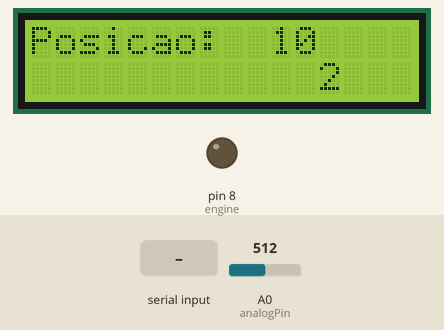
Bench run of a sketch on a simulated Arduino Uno, built with avr-gcc and run on an emulated ATmega328P. Parts: 16×2 character LCD, output pins drawn as LEDs (lit = HIGH). Inputs (shaded band) come from the test bench; at power-on: A0 (analogPin) = 512. What the sketch prints to the serial monitor is not drawn.

Above: at 1.2 s.
1.3 s: "90,45\n" received over Serial
At 2.11 s:
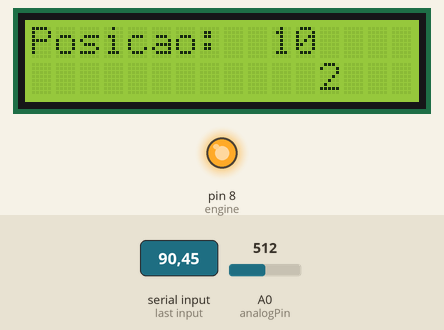
3.6 s: A0 (analogPin) set to 490
At 4.9 s:
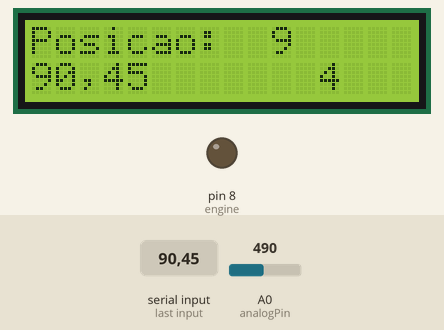
6.6 s: A0 (analogPin) set to 306
At 7.8 s:
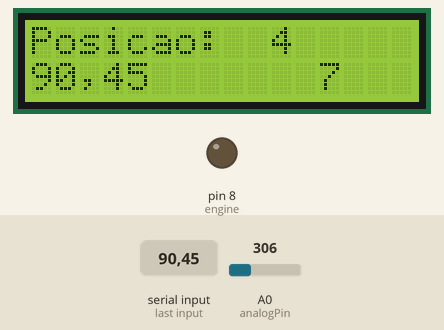
9.6 s: A0 (analogPin) set to 122
At 10.9 s:
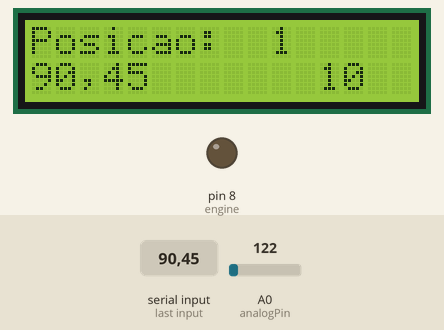
Timing chart, 0 to 12.6 s (numbered marks = the images above; inputs shaded):
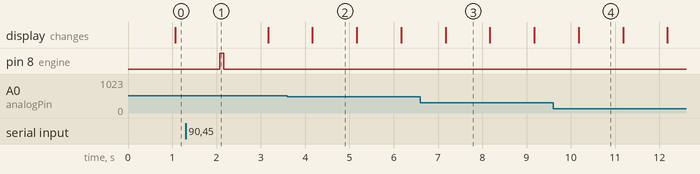

Measured:
- after the input at 1.3 s, pin 8 (engine): LOW → HIGH after 0.77 s, → LOW 0.09 s later
- what the display in image 2 shows lasts 1.0 s, from 4.2 s to 5.2 s

The sketch:

hackathon_bitcoin_roulette.ino
```cpp
//http://pt.scribd.com/doc/33640211/ArduinoLcdSensorIR#scribd
#include <LiquidCrystal.h>

LiquidCrystal lcd(12, 11, 5, 4, 3, 2);

int engine = 8;

int analogPin = A0;
int val = 0;
int v = 5;
int r1 = 10000;
int r2aux = 1000;

String inputString = "";
boolean stringComplete = false;
int loops = 1;
void setup() {
  Serial.begin(9600);
  inputString.reserve(200);

  pinMode(engine, OUTPUT);

  lcd.begin(16, 2);
  lcd.print("Posicao:  0");
}

void loop() {
  int result = readPosition();

  lcd.setCursor(10, 0);
  lcd.print("      ");
  lcd.setCursor(10, 0);
  lcd.print(result);
  Serial.println(result);


  if (stringComplete) {
    startEngine(inputString);

    delay(1000);

    lcd.setCursor(0, 1);
    lcd.print("            ");

    lcd.setCursor(0, 1);
    lcd.print(inputString);

    inputString = "";
    stringComplete = false;
  }

  lcd.setCursor(12, 1);
  lcd.print(loops++);

  delay(1000);
}

void serialEvent() {
  while (Serial.available()) {
    char inChar = (char)Serial.read();
    if (inChar == '\n') {
      stringComplete = true;
    } else {
      inputString += inChar;
    }
  }
}


int readPosition(){
  val = analogRead(analogPin);
  double vout = val * (5.0 / 1023);
  int r2 =  r1 * (1 / (v/vout - 1));
  int pos = r2/r2aux;
  int resto = r2 % r2aux;
  if (resto > 500) {
    pos = pos + 1;
  }
  return pos;
}

void startEngine(String time) {
  digitalWrite(engine, HIGH);
  delay(time.toInt());
  digitalWrite(engine, LOW);
}
```
